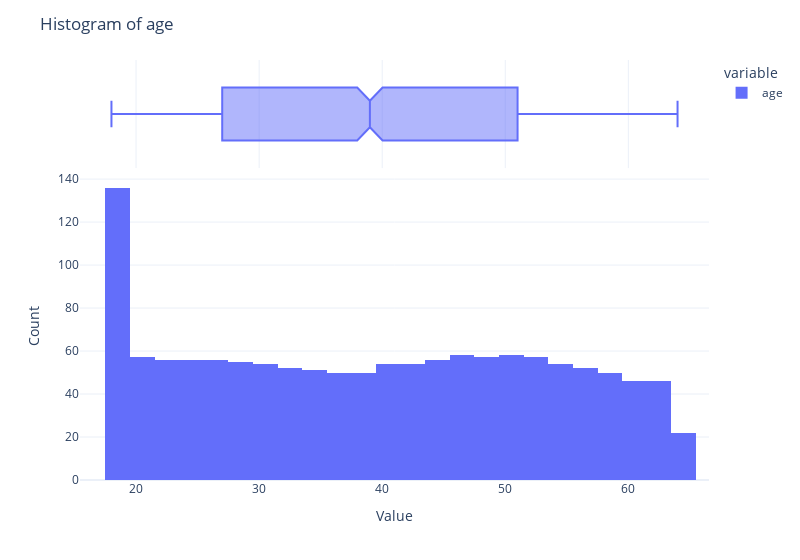
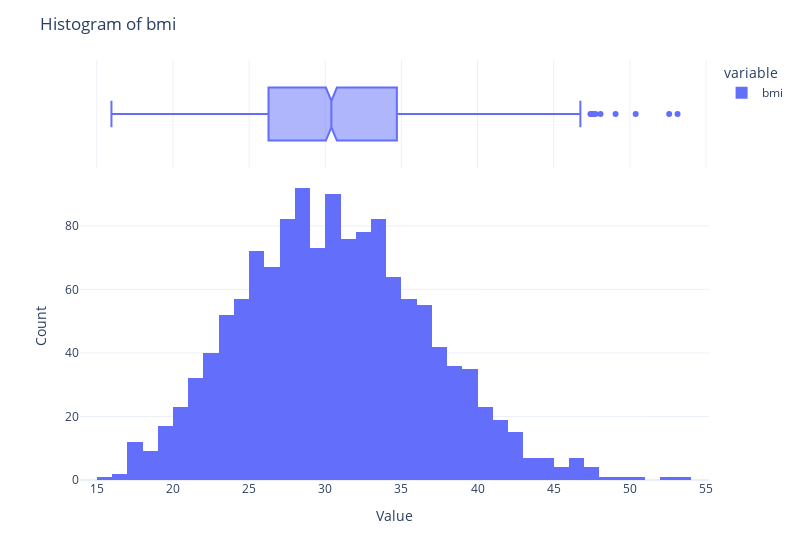
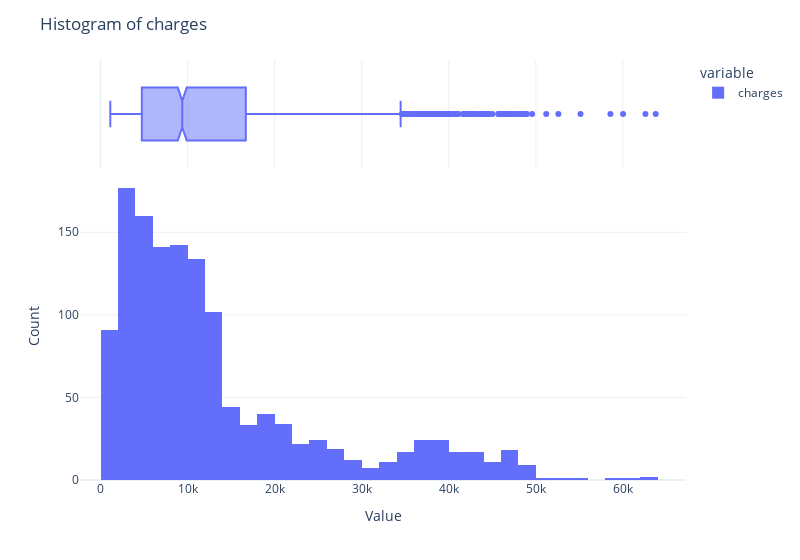
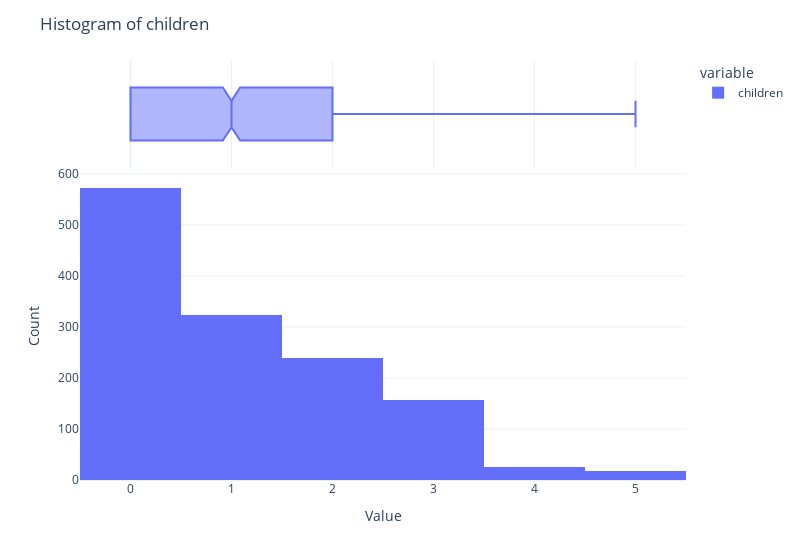

The notebook cell saved with these charts, in order:
### Markdown cell above
### Quantitative Variables

### Code cell
# Create a figure with subplots
fig = go.Figure()

columns = ['age', 'bmi', 'charges', 'children']
# Creating individual histograms for each column
for col in columns:
    # fig = go.Figure(data=[go.Histogram(x=df[col])])
    fig = px.histogram(df[col], marginal='box')
    fig.update_layout(
        title=f'Histogram of {col}',
        xaxis_title='Value',
        yaxis_title='Count',
        template='plotly_white',   
        width=800
    )
    fig.show()

### Figure 1 — Plotly figure (JSON) as saved in the notebook; plotly's stock layout.template omitted (floating-point values rounded to 4 significant figures; data arrays with more than 128 entries replaced by an {"elided": "..."} marker saying what was removed)
{"data": [{"alignmentgroup": "True", "bingroup": "x", "hovertemplate": "variable=age<br>value=%{x}<br>count=%{y}<extra></extra>", "legendgroup": "age", "marker": {"color": "#636efa", "pattern": {"shape": ""}}, "name": "age", "offsetgroup": "age", "orientation": "v", "showlegend": true, "type": "histogram", "x": {"elided": "1337 int values"}, "xaxis": "x", "yaxis": "y"}, {"alignmentgroup": "True", "hovertemplate": "variable=age<br>value=%{x}<extra></extra>", "legendgroup": "age", "marker": {"color": "#636efa"}, "name": "age", "notched": true, "offsetgroup": "age", "showlegend": false, "type": "box", "x": {"elided": "1337 int values"}, "xaxis": "x2", "yaxis": "y2"}], "layout": {"barmode": "relative", "legend": {"title": {"text": "variable"}, "tracegroupgap": 0}, "margin": {"t": 60}, "title": {"text": "Histogram of age"}, "width": 800, "xaxis": {"anchor": "y", "domain": [0, 1], "title": {"text": "Value"}}, "xaxis2": {"anchor": "y2", "domain": [0, 1], "matches": "x", "showgrid": true, "showticklabels": false}, "yaxis": {"anchor": "x", "domain": [0, 0.7326], "title": {"text": "Count"}}, "yaxis2": {"anchor": "x2", "domain": [0.7426, 1], "matches": "y2", "showgrid": false, "showline": false, "showticklabels": false, "ticks": ""}}}

### Figure 2 — Plotly figure (JSON) as saved in the notebook; plotly's stock layout.template omitted (floating-point values rounded to 4 significant figures; data arrays with more than 128 entries replaced by an {"elided": "..."} marker saying what was removed)
{"data": [{"alignmentgroup": "True", "bingroup": "x", "hovertemplate": "variable=bmi<br>value=%{x}<br>count=%{y}<extra></extra>", "legendgroup": "bmi", "marker": {"color": "#636efa", "pattern": {"shape": ""}}, "name": "bmi", "offsetgroup": "bmi", "orientation": "v", "showlegend": true, "type": "histogram", "x": {"elided": "1337 float values"}, "xaxis": "x", "yaxis": "y"}, {"alignmentgroup": "True", "hovertemplate": "variable=bmi<br>value=%{x}<extra></extra>", "legendgroup": "bmi", "marker": {"color": "#636efa"}, "name": "bmi", "notched": true, "offsetgroup": "bmi", "showlegend": false, "type": "box", "x": {"elided": "1337 float values"}, "xaxis": "x2", "yaxis": "y2"}], "layout": {"barmode": "relative", "legend": {"title": {"text": "variable"}, "tracegroupgap": 0}, "margin": {"t": 60}, "title": {"text": "Histogram of bmi"}, "width": 800, "xaxis": {"anchor": "y", "domain": [0, 1], "title": {"text": "Value"}}, "xaxis2": {"anchor": "y2", "domain": [0, 1], "matches": "x", "showgrid": true, "showticklabels": false}, "yaxis": {"anchor": "x", "domain": [0, 0.7326], "title": {"text": "Count"}}, "yaxis2": {"anchor": "x2", "domain": [0.7426, 1], "matches": "y2", "showgrid": false, "showline": false, "showticklabels": false, "ticks": ""}}}

### Figure 3 — Plotly figure (JSON) as saved in the notebook; plotly's stock layout.template omitted (floating-point values rounded to 4 significant figures; data arrays with more than 128 entries replaced by an {"elided": "..."} marker saying what was removed)
{"data": [{"alignmentgroup": "True", "bingroup": "x", "hovertemplate": "variable=charges<br>value=%{x}<br>count=%{y}<extra></extra>", "legendgroup": "charges", "marker": {"color": "#636efa", "pattern": {"shape": ""}}, "name": "charges", "offsetgroup": "charges", "orientation": "v", "showlegend": true, "type": "histogram", "x": {"elided": "1337 float values"}, "xaxis": "x", "yaxis": "y"}, {"alignmentgroup": "True", "hovertemplate": "variable=charges<br>value=%{x}<extra></extra>", "legendgroup": "charges", "marker": {"color": "#636efa"}, "name": "charges", "notched": true, "offsetgroup": "charges", "showlegend": false, "type": "box", "x": {"elided": "1337 float values"}, "xaxis": "x2", "yaxis": "y2"}], "layout": {"barmode": "relative", "legend": {"title": {"text": "variable"}, "tracegroupgap": 0}, "margin": {"t": 60}, "title": {"text": "Histogram of charges"}, "width": 800, "xaxis": {"anchor": "y", "domain": [0, 1], "title": {"text": "Value"}}, "xaxis2": {"anchor": "y2", "domain": [0, 1], "matches": "x", "showgrid": true, "showticklabels": false}, "yaxis": {"anchor": "x", "domain": [0, 0.7326], "title": {"text": "Count"}}, "yaxis2": {"anchor": "x2", "domain": [0.7426, 1], "matches": "y2", "showgrid": false, "showline": false, "showticklabels": false, "ticks": ""}}}

### Figure 4 — Plotly figure (JSON) as saved in the notebook; plotly's stock layout.template omitted (floating-point values rounded to 4 significant figures; data arrays with more than 128 entries replaced by an {"elided": "..."} marker saying what was removed)
{"data": [{"alignmentgroup": "True", "bingroup": "x", "hovertemplate": "variable=children<br>value=%{x}<br>count=%{y}<extra></extra>", "legendgroup": "children", "marker": {"color": "#636efa", "pattern": {"shape": ""}}, "name": "children", "offsetgroup": "children", "orientation": "v", "showlegend": true, "type": "histogram", "x": {"elided": "1337 int values"}, "xaxis": "x", "yaxis": "y"}, {"alignmentgroup": "True", "hovertemplate": "variable=children<br>value=%{x}<extra></extra>", "legendgroup": "children", "marker": {"color": "#636efa"}, "name": "children", "notched": true, "offsetgroup": "children", "showlegend": false, "type": "box", "x": {"elided": "1337 int values"}, "xaxis": "x2", "yaxis": "y2"}], "layout": {"barmode": "relative", "legend": {"title": {"text": "variable"}, "tracegroupgap": 0}, "margin": {"t": 60}, "title": {"text": "Histogram of children"}, "width": 800, "xaxis": {"anchor": "y", "domain": [0, 1], "title": {"text": "Value"}}, "xaxis2": {"anchor": "y2", "domain": [0, 1], "matches": "x", "showgrid": true, "showticklabels": false}, "yaxis": {"anchor": "x", "domain": [0, 0.7326], "title": {"text": "Count"}}, "yaxis2": {"anchor": "x2", "domain": [0.7426, 1], "matches": "y2", "showgrid": false, "showline": false, "showticklabels": false, "ticks": ""}}}
